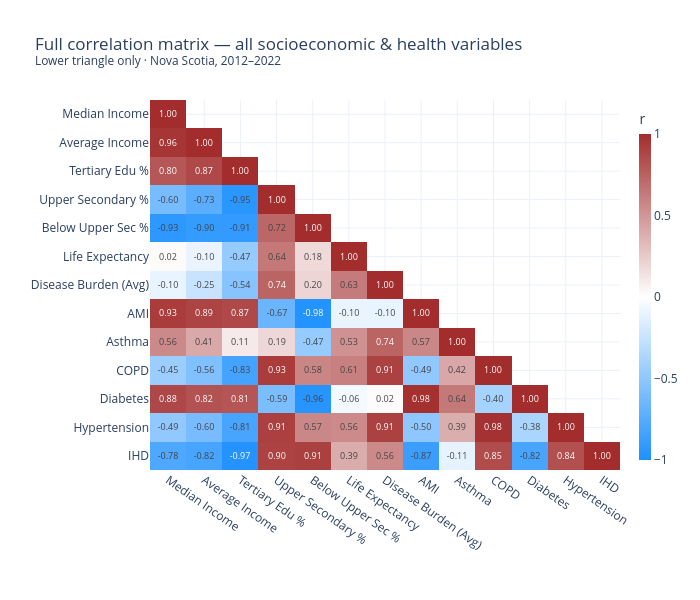

Source (notebook cell):
### Markdown cell above
### 6.2 Full Correlation Matrix

The complete 12×12 matrix (lower triangle only) reveals the internal structure — including how socioeconomic variables correlate with each other, and how diseases cluster together.

### Code cell
# ============================================================
# 6.2 FULL CORRELATION MATRIX (Lower Triangle)
# ============================================================
import numpy as np
from scipy import stats

# Build correlation matrix (normally done in section 6.1)
corr_matrix = pd.DataFrame(index=all_vars, columns=all_vars, dtype=float)
for v1 in all_vars:
    for v2 in all_vars:
        r, p = stats.pearsonr(merged[v1], merged[v2])
        corr_matrix.loc[v1, v2] = r
        
labels_all = [LABELS.get(v, v) for v in all_vars]

# Mask upper triangle
mask = np.triu(np.ones_like(corr_matrix, dtype=bool), k=1)
z_masked = corr_matrix.values.copy()
z_masked[mask] = np.nan

# Annotations
annot_full = []
for i in range(len(all_vars)):
    row = []
    for j in range(len(all_vars)):
        if mask[i, j]:
            row.append('')
        else:
            row.append(f"{corr_matrix.iloc[i, j]:.2f}")
    annot_full.append(row)

fig = go.Figure(data=go.Heatmap(
    z=z_masked,
    x=labels_all, y=labels_all,
    text=annot_full, texttemplate='%{text}', textfont=dict(size=9),
    colorscale=[[0, NS['blue']], [0.5, NS['white']], [1, NS['crimson']]],
    zmin=-1, zmax=1,
    colorbar=dict(title='r', thickness=12),
    hovertemplate='<b>%{y} × %{x}</b><br>r = %{z:.3f}<extra></extra>'
))

fig.update_layout(
    template=NS_TEMPLATE,
    title='Full correlation matrix — all socioeconomic & health variables<br><sup>Lower triangle only · Nova Scotia, 2012–2022</sup>',
    height=600, width=700, margin=dict(l=150, b=130),
    xaxis=dict(tickangle=35), yaxis=dict(autorange='reversed'),
)
fig.show()

### Figure 1 — Plotly figure (JSON) as saved in the notebook; plotly's stock layout.template omitted (floating-point values rounded to 4 significant figures; data arrays with more than 128 entries replaced by an {"elided": "..."} marker saying what was removed)
{"data": [{"colorbar": {"thickness": 12, "title": {"text": "r"}}, "colorscale": [[0, "#1E90FF"], [0.5, "#FFFFFF"], [1, "#A32D2D"]], "hovertemplate": "<b>%{y} × %{x}</b><br>r = %{z:.3f}<extra></extra>", "text": {"elided": "13x13 str values"}, "textfont": {"size": 9}, "texttemplate": "%{text}", "type": "heatmap", "x": ["Median Income", "Average Income", "Tertiary Edu %", "Upper Secondary %", "Below Upper Sec %", "Life Expectancy", "Disease Burden (Avg)", "AMI", "Asthma", "COPD", "Diabetes", "Hypertension", "IHD"], "y": ["Median Income", "Average Income", "Tertiary Edu %", "Upper Secondary %", "Below Upper Sec %", "Life Expectancy", "Disease Burden (Avg)", "AMI", "Asthma", "COPD", "Diabetes", "Hypertension", "IHD"], "z": {"elided": "13x13 float values"}, "zmax": 1, "zmin": -1}], "layout": {"height": 600, "margin": {"b": 130, "l": 150}, "title": {"text": "Full correlation matrix — all socioeconomic & health variables<br><sup>Lower triangle only · Nova Scotia, 2012–2022</sup>"}, "width": 700, "xaxis": {"tickangle": 35}, "yaxis": {"autorange": "reversed"}}}
